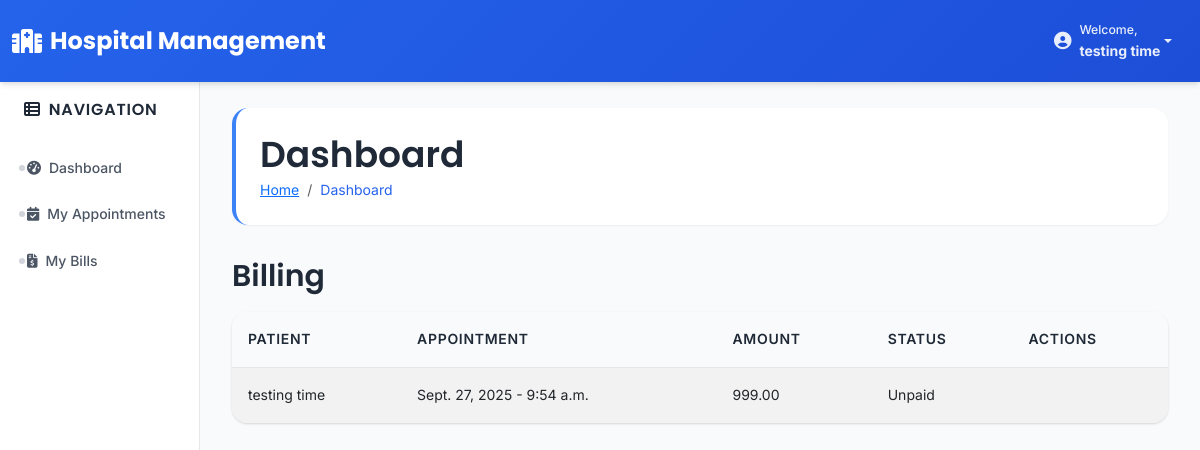
Page /billing/ (signed in) on the committed database.
### accounts/models.py (models this page shows)
class CustomUser(AbstractUser):
    first_name = None
    last_name = None
    ROLE_CHOICES = (
        ('admin', 'Admin'),
        ('doctor', 'Doctor'),
        ('patient', 'Patient'),
        ('receptionist', 'Receptionist'),
    )
    role = models.CharField(max_length=20, choices=ROLE_CHOICES)
    GENDER_CHOICES = (
        ('Male', 'Male'),
        ('Female', 'Female'),
        ('Other', 'Other'),
    )
    gender = models.CharField(max_length=10, choices=GENDER_CHOICES, null=True, blank=True)
    REQUIRED_FIELDS = []  # Only username is required

### billing/models.py (models this page shows, shortened)
class Bill(models.Model):
    patient = models.ForeignKey(Patient, on_delete=models.CASCADE)
    appointment = models.ForeignKey(Appointment, on_delete=models.CASCADE, null=True, blank=True)
    amount = models.DecimalField(max_digits=10, decimal_places=2)
    status = models.CharField(max_length=20, choices=[('Paid', 'Paid'), ('Unpaid', 'Unpaid')], default='Unpaid')
    date = models.DateTimeField(auto_now_add=True)

### patients/models.py (models this page shows, shortened)
class Patient(models.Model):
    user = models.OneToOneField(
        CustomUser,
        on_delete=models.CASCADE,
        related_name='patient_profile',
        null=True,
        blank=True
    )
    name = models.CharField(max_length=100)
    age = models.IntegerField(null=True, blank=True)
    gender = models.CharField(max_length=20, choices=[
        ('Male','Male'),
        ('Female','Female'),
        ('Others','Others'),
        ('Prefer not to say','Prefer not to say')
    ])
    contact = models.CharField(max_length=15)
    address = models.TextField()
    created_at = models.DateTimeField(auto_now_add=True)
    username = models.CharField(max_length=150, unique=True, null=True, blank=True)  # new field
    phone = models.CharField(max_length=15, null=True, blank=True)

### appointments/models.py (models this page shows, shortened)
class Appointment(models.Model):
    patient = models.ForeignKey(Patient, on_delete=models.CASCADE)
    doctor = models.ForeignKey(Doctor, on_delete=models.CASCADE)
    date = models.DateField()
    time = models.TimeField()
    status = models.CharField(max_length=20, choices=STATUS_CHOICES, default='Scheduled')
    reason = models.TextField(null=True, blank=True)
    request_status = models.CharField(max_length=20, choices=REQUEST_STATUS_CHOICES, default='Pending')

### billing/views.py (the view)
# urls.py: path('', views.bill_list, name='bill_list'),
@login_required
def bill_list(request):
    if request.user.role in ['admin', 'receptionist']:
        bills = Bill.objects.all()
    elif request.user.role == 'patient':
        if hasattr(request.user, "patient_profile"):
            bills = Bill.objects.filter(patient=request.user.patient_profile)
        else:
            messages.error(request, "No patient profile linked to this account.")
            return redirect('dashboard')
    else:
        messages.error(request, "Access denied")
        return redirect('dashboard')
    return render(request, 'billing/bill_list.html', {'bills': bills})

### templates/billing/bill_list.html (shortened to what this page needs)
{% extends 'base.html' %}
{% load static %}
{% block content %}
<h2>Billing</h2>
<table class="table table-striped">
    <thead>
        <tr>
            <th>Patient</th>
            <th>Appointment</th>
            <th>Amount</th>
            <th>Status</th>
            <th>Actions</th>
        </tr>
    </thead>
    <tbody>
        {% for bill in bills %}
        <tr>
            <td>{{ bill.patient.name }}</td>
            <td>{{ bill.appointment.date }} - {{ bill.appointment.time }}</td>
            <td>{{ bill.amount }}</td>
            <td>{{ bill.status }}</td>
            <td>
            </td>
        </tr>
        {% empty %}
        <tr>
            <td colspan="5" class="text-center">No bills found.</td>
        </tr>
        {% endfor %}
    </tbody>
</table>
{% endblock %}

### templates/base.html (shortened to what this page needs)
{% load static %}
<!DOCTYPE html>
<html lang="en">
<head>
    <link href="https://cdn.jsdelivr.net/npm/bootstrap@5.3.0/dist/css/bootstrap.min.css" rel="stylesheet">
    <link href="https://cdnjs.cloudflare.com/ajax/libs/font-awesome/6.4.0/css/all.min.css" rel="stylesheet">
    <link rel="stylesheet" href="{% static 'css/style.css' %}">
</head>
<body>
    <nav class="navbar navbar-expand-lg navbar-dark fixed-top">
        <div class="container-fluid">
            <a class="navbar-brand d-flex align-items-center" href="{% url 'dashboard' %}">
                <i class="fas fa-hospital me-2"></i>
                <span class="d-none d-sm-inline">Hospital Management</span>
            </a>
            <div class="navbar-nav ms-auto d-flex flex-row">
                {% if user.is_authenticated %}
                    <div class="nav-item dropdown">
                        <a class="nav-link dropdown-toggle d-flex align-items-center" href="#" id="userDropdown" role="button" data-bs-toggle="dropdown" aria-expanded="false">
                            <div class="d-flex align-items-center">
                                <div class="user-avatar me-2">
                                </div>
                                <div class="d-none d-md-block">
                                    <div class="small text-light-50">Welcome,</div>
                                    <div class="fw-bold">{{ user.username|default:user.get_full_name }}</div>
                                </div>
                            </div>
                        </a>
                    </div>
                {% endif %}
            </div>
        </div>
    </nav>
    <div class="container-fluid" style="margin-top: 76px;">
        <div class="row">
            <nav class="col-md-2 d-md-block sidebar collapse">
                <div class="position-sticky">
                    <h5><i class="fas fa-th-list me-2"></i>Navigation</h5>
                    <ul class="nav flex-column">
                        {% if user.is_authenticated %}
                            <li class="nav-item">
                                <a class="nav-link" href="{% url 'dashboard' %}">
                                    <i class="fas fa-tachometer-alt me-2"></i>Dashboard
                                </a>
                            </li>
                            {% if user.role == 'admin' %}
                                <li class="nav-item">
                                    <a class="nav-link" href="{% url 'doctors:doctor_list' %}">
                                        <i class="fas fa-user-md me-2"></i>Doctors
                                    </a>
                                </li>
                                <li class="nav-item">
                                    <a class="nav-link" href="{% url 'patients:patient_list' %}">
                                        <i class="fas fa-users me-2"></i>Patients
                                    </a>
                                </li>
                                <li class="nav-item">
                                    <a class="nav-link" href="{% url 'appointments:appointment_list' %}">
                                        <i class="fas fa-calendar-check me-2"></i>Appointments
                                    </a>
                                </li>
                                <li class="nav-item">
                                    <a class="nav-link" href="{% url 'billing:bill_list' %}">
                                        <i class="fas fa-file-invoice-dollar me-2"></i>Billing
                                    </a>
                                </li>
                                <li class="nav-item">
                                    <a class="nav-link" href="{% url 'receptionists:receptionist_list' %}">
                                        <i class="fas fa-user-tie me-2"></i>Receptionists
                                    </a>
                                </li>
                                <li class="nav-item">
                                    <a class="nav-link" href="{% url 'reports:reports_dashboard' %}">
                                        <i class="fas fa-chart-bar me-2"></i>Reports
                                    </a>
                                </li>
                                <li class="nav-item">
                                    <a class="nav-link" href="{% url 'appointments:manage_requests' %}">
                                        <i class="fas fa-clipboard-list me-2"></i>Requests
                                    </a>
                                </li>
                            {% elif user.role == 'doctor' %}
                                <li class="nav-item">
                                    <a class="nav-link" href="{% url 'appointments:appointment_list' %}">
                                        <i class="fas fa-calendar-check me-2"></i>My Appointments
                                    </a>
                                </li>
                            {% elif user.role == 'patient' %}
                                <li class="nav-item">
                                    <a class="nav-link" href="{% url 'appointments:appointment_list' %}">
                                        <i class="fas fa-calendar-check me-2"></i>My Appointments
                                    </a>
                                </li>
                                <li class="nav-item">
                                    <a class="nav-link" href="{% url 'billing:bill_list' %}">
                                        <i class="fas fa-file-invoice-dollar me-2"></i>My Bills
                                    </a>
                                </li>
                            {% endif %}
                        {% endif %}
                    </ul>
                </div>
            </nav>
            <main class="col-md-10 ms-sm-auto main-content">
                {% block page_header %}
                    <div class="page-header fade-in">
                        <div class="d-flex justify-content-between align-items-center">
                            <div>
                                <h1 class="mb-0">{% block page_title %}Dashboard{% endblock %}</h1>
                                {% block breadcrumbs %}
                                    <nav aria-label="breadcrumb">
                                        <ol class="breadcrumb mb-0">
                                            <li class="breadcrumb-item"><a href="{% url 'dashboard' %}">Home</a></li>
                                            <li class="breadcrumb-item active" aria-current="page">{% block current_page %}Dashboard{% endblock %}</li>
                                        </ol>
                                    </nav>
                                {% endblock %}
                            </div>
                        </div>
                    </div>
                {% endblock %}
                <div class="content-wrapper fade-in" data-animate>
                    {% block content %}
                    {% endblock %}
                </div>
            </main>
        </div>
    </div>
</body>
</html>

### rows in the picture
CustomUser: username "testing time"
Bill: patient.name "testing time", appointment "Sept. 27, 2025", appointment.time "9:54 a.m.", amount "999.00", status "Unpaid"
